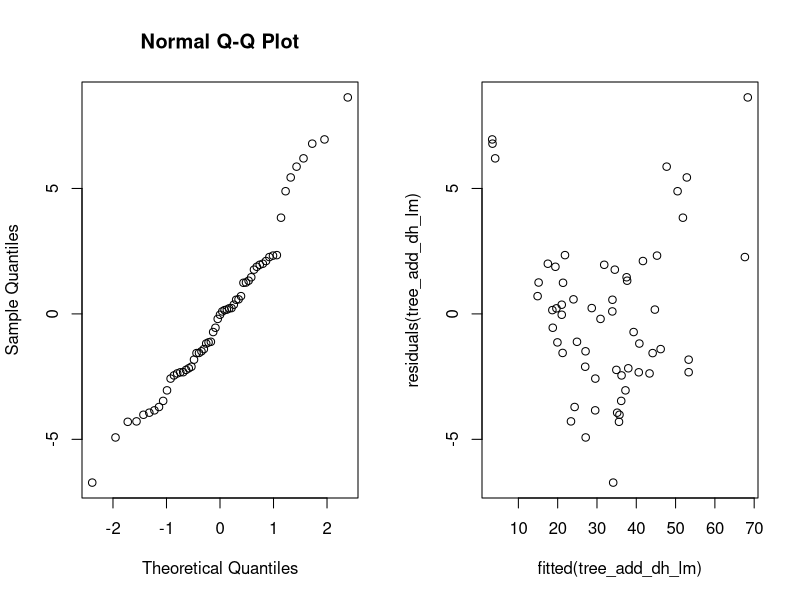
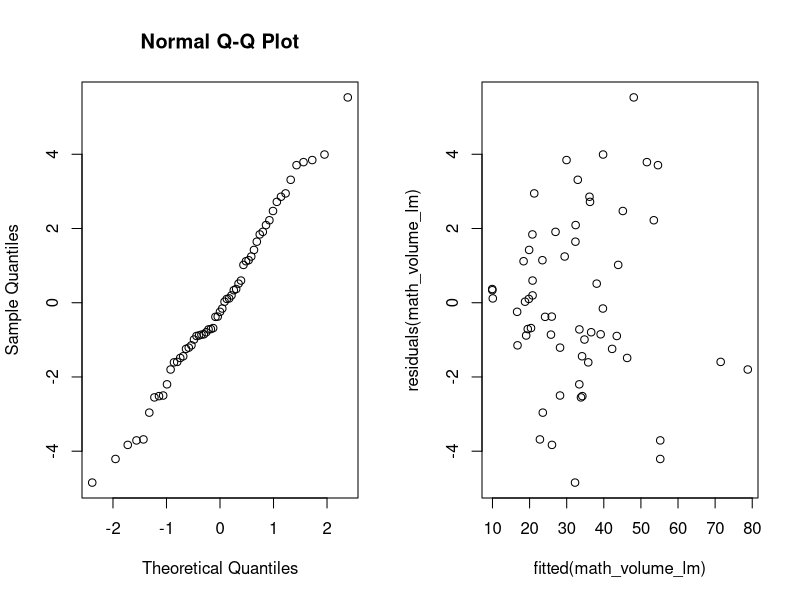
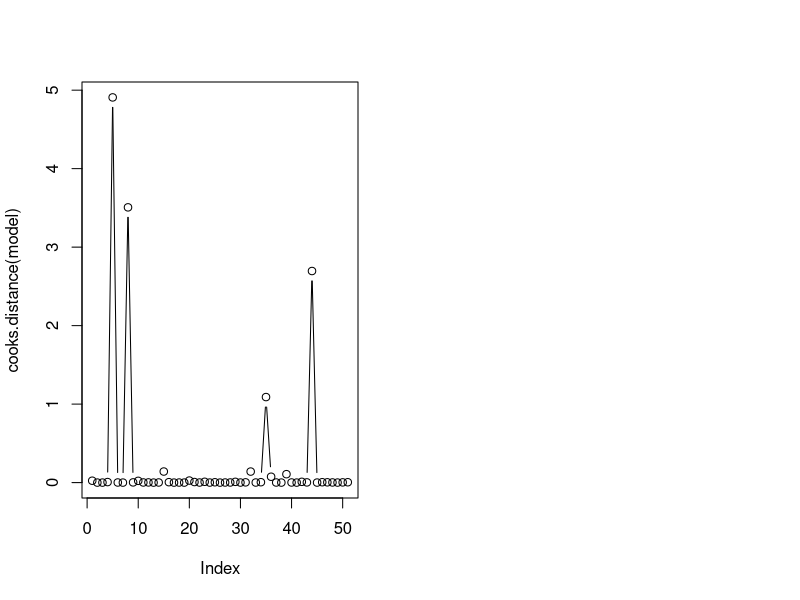
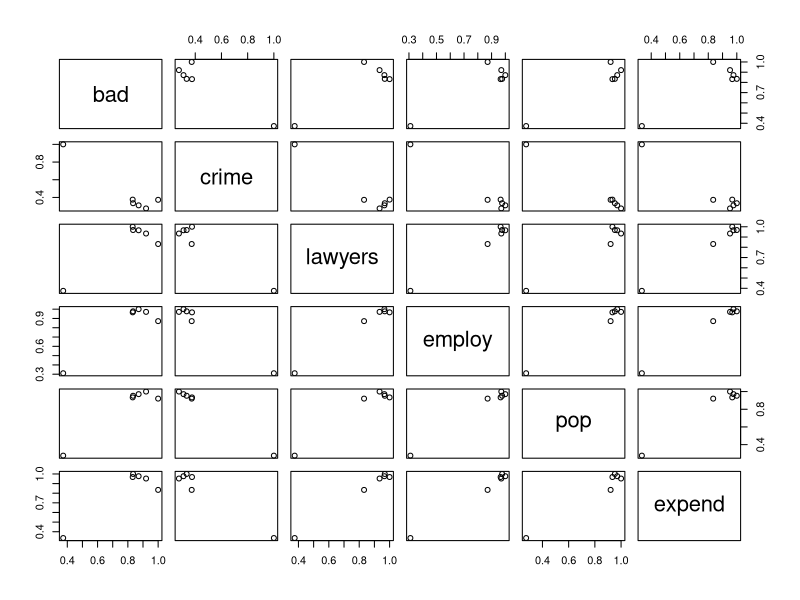
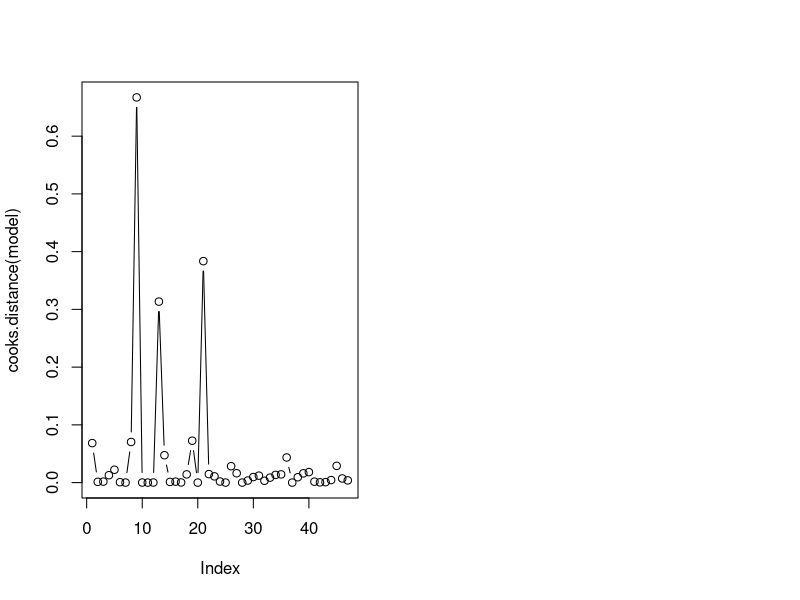
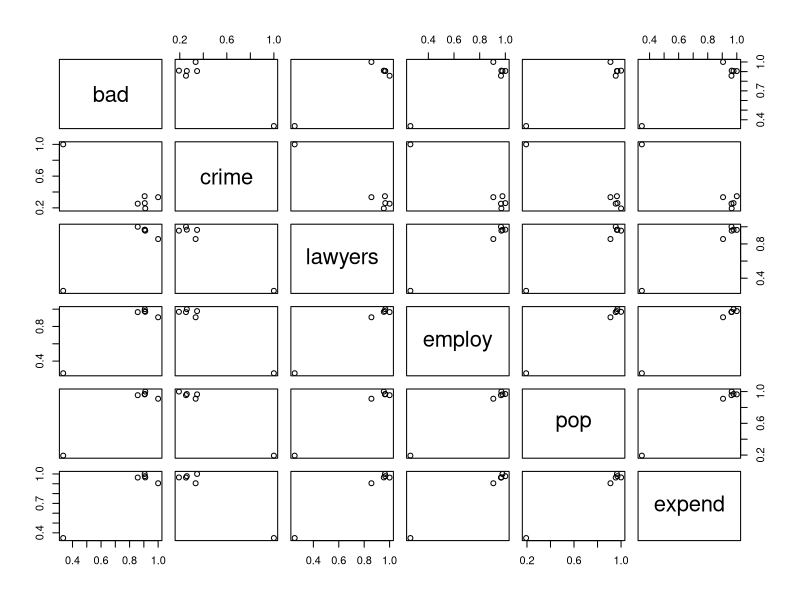
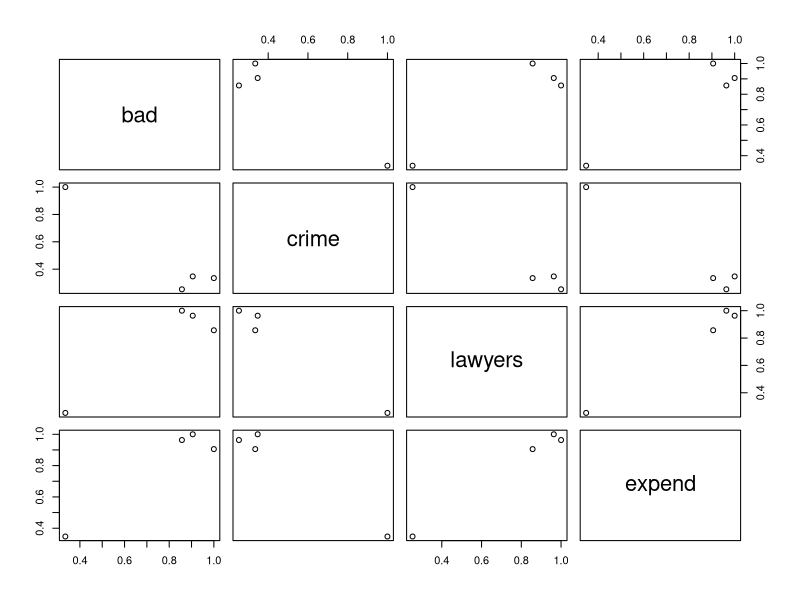
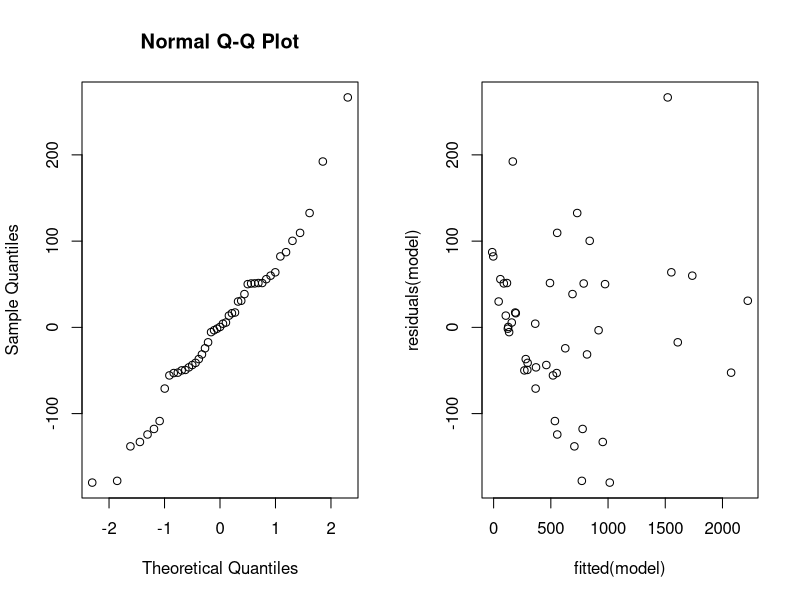

Generate these figures, in order, with R:
## ---- chunk 1
# set up global R options
options(digits = 3)

# set up knitr global chunk options
knitr::opts_chunk$set(fig.height = 3)
## ---- chunk 2
tree_df <- as.data.frame(read.table("data/treeVolume.txt", header=TRUE))
head(tree_df)
## ---- chunk 3
tree_df$type <- as.factor(tree_df$type)
tree_type_lm <- lm(volume~type, data=tree_df)
anova(tree_type_lm)
## ---- chunk 4
summary(tree_type_lm)
## ---- chunk 5
mask <- tree_df$type == "beech"
t.test(tree_df$volume[mask], tree_df$volume[!mask])
## ---- chunk 6
tree_type_d_lm <- lm(volume~height+type*diameter, data=tree_df)
anova(tree_type_d_lm)
## ---- chunk 7
summary(tree_type_d_lm)
## ---- chunk 8
tree_type_h_lm <- lm(volume~diameter+type*height, data=tree_df)
anova(tree_type_h_lm)
## ---- chunk 9
summary(tree_type_h_lm)
## ---- chunk 10
tree_add_all_lm <- lm(volume~diameter+height+type, data=tree_df)
anova(tree_add_all_lm)
## ---- chunk 11
summary(tree_add_all_lm)
## ---- chunk 12
tree_add_dh_lm <- lm(volume~diameter+height, data=tree_df)
anova(tree_add_dh_lm)
## ---- chunk 13
summary(tree_add_dh_lm)
## ---- chunk 14
par(mfrow=c(1, 2))
qqnorm(residuals(tree_add_dh_lm))
plot(fitted(tree_add_dh_lm), residuals(tree_add_dh_lm))
## ---- chunk 15
mean_d <- mean(tree_df$diameter)
mean_h <- mean(tree_df$height)
means <-  data.frame(diameter=c(mean_d), height=c(mean_h))

predict(tree_add_dh_lm, means, se.fit = TRUE)
## ---- chunk 16
tree_df$math_volume <- tree_df$height * tree_df$diameter^2
math_volume_lm <- lm(volume~math_volume, data=tree_df)
anova(math_volume_lm)
## ---- chunk 17
summary(math_volume_lm)
## ---- chunk 18
par(mfrow=c(1,2))

qqnorm(residuals(math_volume_lm))
plot(fitted(math_volume_lm), residuals(math_volume_lm))
## ---- chunk 19
# Read data
crime_df <- as.data.frame(read.table("data/expensescrime.txt", header=TRUE))
head(crime_df)

target <- "expend"
columns <- c("bad", "crime", "lawyers", "employ", "pop")
## ---- chunk 20
model <- lm(expend~bad+crime+lawyers+employ+pop, data=crime_df)
cooks.distance(model)[cooks.distance(model) > 1]
## ---- chunk 21
plot(cooks.distance(model), type='b')
## ---- chunk 22
round(cor(crime_df[, c(columns, target)]))
## ---- chunk 23
pairs(cor(crime_df[, c(columns, target)]))
## ---- chunk 24
outliers <- crime_df[c(5,8,35,44),]
outliers
## ---- chunk 25
# removing outliers from the dataframe
crime_df_upd <- crime_df[c(-5,-8,-35,-44),]
crime_df_upd
## ---- chunk 26
model <- lm(expend~bad+crime+lawyers+employ+pop, data=crime_df_upd)
cooks.distance(model)[cooks.distance(model) > 1]
## ---- chunk 27
plot(cooks.distance(model), type='b')
## ---- chunk 28
pairs(cor(crime_df_upd[, c(columns, target)]))
## ---- chunk 29
library(car)
## ---- chunk 30
vif(model)
## ---- chunk 31
model <- lm(expend~bad+crime+lawyers+pop, data=crime_df_upd)
vif(model)
## ---- chunk 32
model <- lm(expend~bad+crime+lawyers, data=crime_df_upd)
vif(model)
## ---- chunk 33
pairs(cor(crime_df_upd[, c("bad", "crime", "lawyers", target)]))
## ---- chunk 34
# 1. empty model
summary(lm(expend~1, data=crime_df_upd))
## ---- chunk 35
# 1. empty model
summary(lm(expend~1, data=crime_df_upd))
## ---- chunk 36
columns
## ---- chunk 37
# 2. empty model
summary(lm(expend~bad, data=crime_df_upd))
## ---- chunk 38
# 2. empty model
summary(lm(expend~crime, data=crime_df_upd))
## ---- chunk 39
# 2. empty model
summary(lm(expend~lawyers, data=crime_df_upd))
## ---- chunk 40
# 2. empty model
summary(lm(expend~employ, data=crime_df_upd))
## ---- chunk 41
# 2. empty model
summary(lm(expend~pop, data=crime_df_upd))
## ---- chunk 42
# 3.two var model
summary(lm(expend~employ+bad, data=crime_df_upd))
## ---- chunk 43
# 3.two var model
summary(lm(expend~employ+crime, data=crime_df_upd))
## ---- chunk 44
# 3.two var model
summary(lm(expend~employ+lawyers, data=crime_df_upd))
## ---- chunk 45
# 3.two var model
summary(lm(expend~employ+pop, data=crime_df_upd))
## ---- chunk 46
# 4. three var model
summary(lm(expend~employ+crime+bad, data=crime_df_upd))
## ---- chunk 47
# 4. three var model
summary(lm(expend~employ+crime+lawyers, data=crime_df_upd))
## ---- chunk 48
# 4. three var model
summary(lm(expend~employ+crime+pop, data=crime_df_upd))
## ---- chunk 49
# 5. four var model
summary(lm(expend~employ+crime+pop+bad, data=crime_df_upd))
## ---- chunk 50
# 5. four var model
summary(lm(expend~employ+crime+pop+lawyers, data=crime_df_upd))
## ---- chunk 51
model <- lm(expend~employ+crime+pop, data=crime_df_upd)
summary(model)
## ---- chunk 52
par(mfrow=c(1,2))

qqnorm(residuals(model))
plot(fitted(model), residuals(model))
## ---- chunk 53
mean(crime_df_upd$expend)
## ---- chunk 54
new_data <- data.frame(bad=50, crime=5000, lawyers=5000, employ=5000, pop=5000)
predict(model, new_data, interval="prediction", level=0.95)
## ---- chunk 55
predict(model, new_data, interval="confidence", level=0.95)
## ---- chunk 56

## ---- chunk 57
# Read data
titanic_df <- as.data.frame(read.table("data/titanic.txt", header=TRUE))
## ---- chunk 58
head(titanic_df)
## ---- chunk 59
plot(titanic_df)
## ---- chunk 60
titanic_df_upd <- na.omit(titanic_df)
titanic_df_upd$PClass <- as.factor(titanic_df_upd$PClass)
titanic_df_upd$Sex <- as.factor(titanic_df_upd$Sex)
head(titanic_df_upd)
## ---- chunk 61

## ---- chunk 62

## ---- chunk 63

## ---- chunk 64

## ---- chunk 65
# Read data
## ---- chunk 66

## ---- chunk 67

## ---- chunk 68
